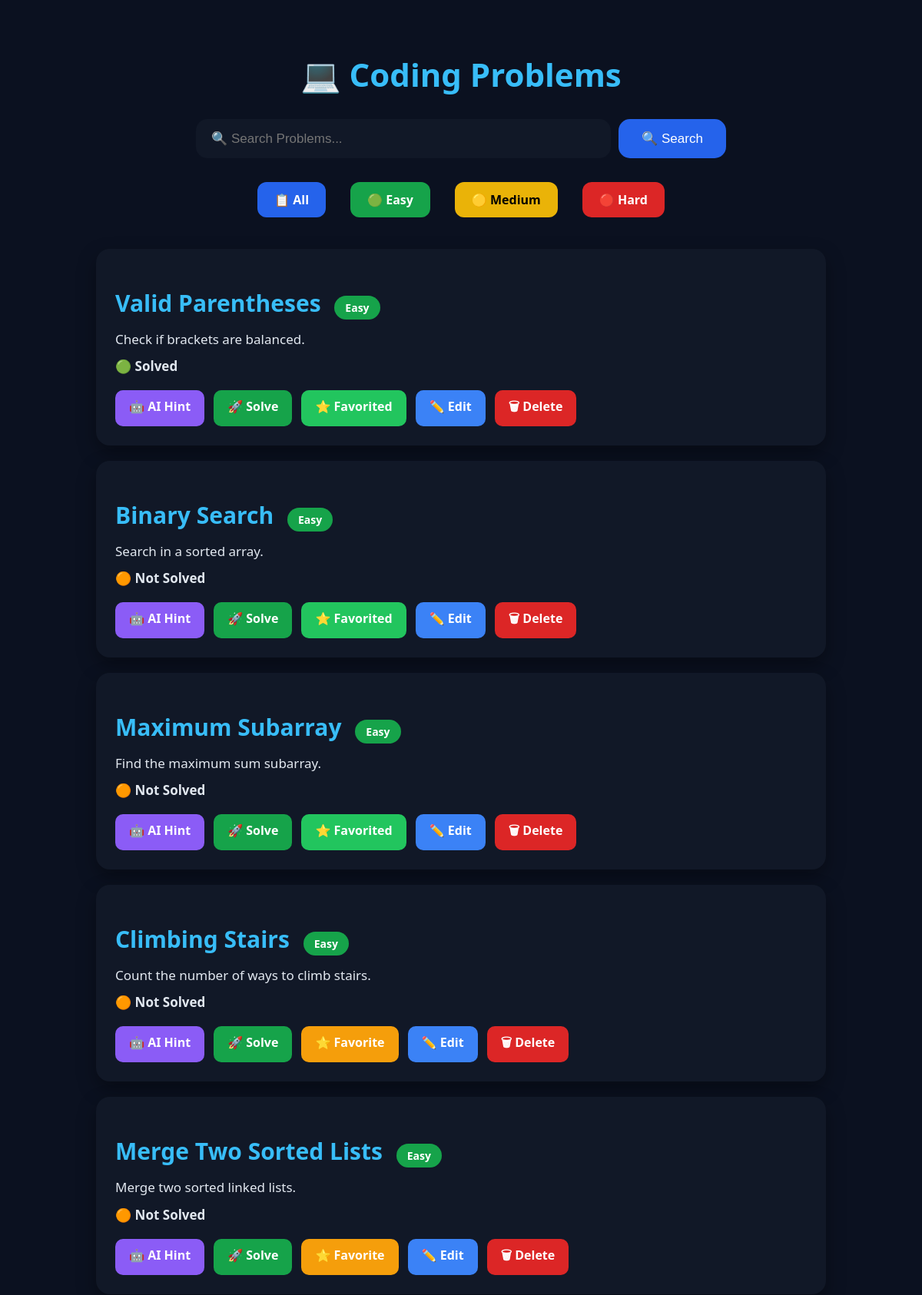
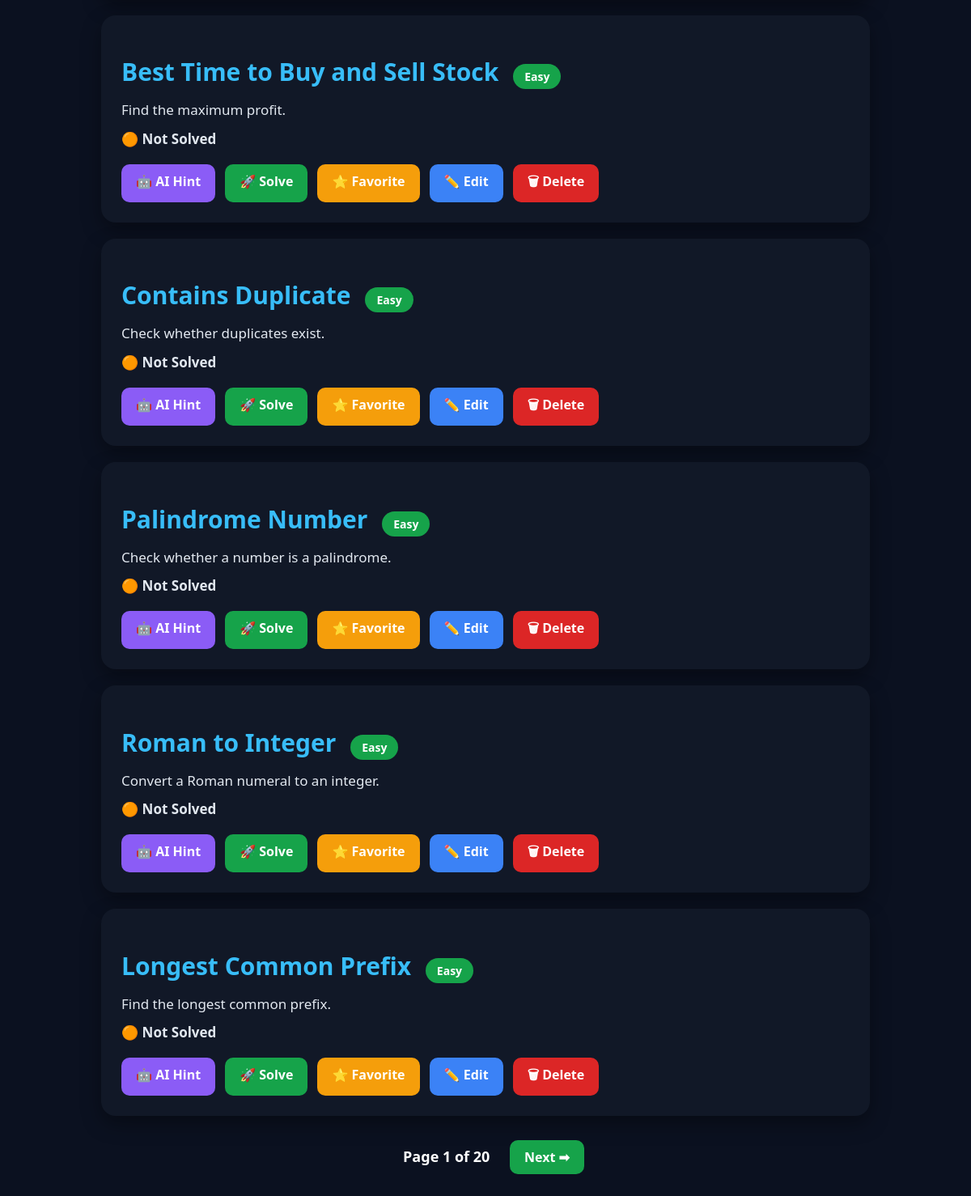
The page /problems on the database its author committed (2 pictures, top to bottom).
### tables this page shows
CREATE TABLE problems (
    id INTEGER PRIMARY KEY AUTOINCREMENT,
    title TEXT,
    difficulty TEXT,
    description TEXT,
    status TEXT,
    favorite TEXT
);

### app.py (the view)
@app.route("/problems")
def problems():
    search = request.args.get("search", "")
    difficulty = request.args.get("difficulty", "")
    page = request.args.get("page", 1, type=int)
    per_page = 10
    offset = (page - 1) * per_page
    conn = sqlite3.connect("database.db")
    cursor = conn.cursor()
    query = "SELECT * FROM problems WHERE 1=1"
    params = []
    if search:
        query += " AND title LIKE ?"
        params.append("%" + search + "%")
    if difficulty:
        query += " AND difficulty=?"
        params.append(difficulty)
    count_query = query
    cursor.execute(count_query, params)
    total = len(cursor.fetchall())
    query += " LIMIT ? OFFSET ?"
    params.extend([per_page, offset])
    cursor.execute(query, params)
    problems = cursor.fetchall()
    conn.close()
    total_pages = (total + per_page - 1) // per_page
    return render_template(
        "problems.html",
        problems=problems,
        search=search,
        difficulty=difficulty,
        page=page,
        total_pages=total_pages
    )

### templates/problems.html (shortened to what this page needs)
<!DOCTYPE html>
<html>
<head>
</head>
<body>
<h1>💻 Coding Problems</h1>
<form method="GET" action="/problems">
    <input
        type="text"
        name="search"
        placeholder="🔍 Search Problems..."
        value="{{ search }}">
    <button type="submit">
        🔍 Search
    </button>
</form>
<div class="filters">
    <a href="/problems" class="filter-btn all">
        📋 All
    </a>
    <a href="/problems?difficulty=Easy" class="filter-btn easy">
        🟢 Easy
    </a>
    <a href="/problems?difficulty=Medium" class="filter-btn medium">
        🟡 Medium
    </a>
    <a href="/problems?difficulty=Hard" class="filter-btn hard">
        🔴 Hard
    </a>
</div>
{% for problem in problems %}
<div class="card">
<h2>
{{ problem[1] }}
{% if problem[2]=="Easy" %}
<span class="badge easy">Easy</span>
{% elif problem[2]=="Medium" %}
<span class="badge medium">Medium</span>
{% else %}
<span class="badge hard">Hard</span>
{% endif %}
</h2>
<p class="description">
{{ problem[3] }}
</p>
<p class="status">
{% if problem[4]=="Solved" %}
🟢 Solved
{% else %}
🟠 Not Solved
{% endif %}
</p>
<div class="actions">
    <a href="/ai_hint/{{ problem[0] }}" class="btn ai">
        🤖 AI Hint
    </a>
    <a href="/problem/{{ problem[0] }}" class="btn solve">
    🚀 Solve
</a>
    {% if problem[5] == "Yes" %}
<a href="/favorite/{{ problem[0] }}"
   class="btn favorite"
   style="background:#22c55e;">
    ⭐ Favorited
</a>
{% else %}
<a href="/favorite/{{ problem[0] }}"
   class="btn favorite">
    ⭐ Favorite
</a>
{% endif %}
    <a href="/edit_problem/{{ problem[0] }}" class="btn edit">
        ✏️ Edit
    </a>
    <a href="/delete_problem/{{ problem[0] }}" class="btn delete">
        🗑 Delete
    </a>
</div>
</div>
{% endfor %}
<div style="text-align:center; margin-top:30px;">
    <span style="margin:0 20px;font-size:18px;font-weight:bold;">
        Page {{ page }} of {{ total_pages }}
    </span>
    {% if page < total_pages %}
        <a href="/problems?page={{ page+1 }}&search={{ search }}&difficulty={{ difficulty }}"
           class="btn solve">
            Next ➡
        </a>
    {% endif %}
</div>
</body>
</html>

### templates/problems.html (style rules this page uses)
body { background:#0b1120; color:white; font-family:'Segoe UI',sans-serif; margin:0; padding:40px; }
h1 { text-align:center; font-size:42px; color:#38bdf8; margin-bottom:30px; }
form { display:flex; justify-content:center; gap:10px; margin-bottom:25px; }
input[type=text] { width:500px; padding:15px 20px; border:none; border-radius:15px; font-size:17px; background:#111827; color:white; outline:none; }
button { background:#2563eb; color:white; border:none; border-radius:15px; padding:15px 30px; font-size:17px; cursor:pointer; transition:.3s; }
.filters { display:flex; justify-content:center; align-items:center; gap:20px; margin:20px 0 35px; flex-wrap:wrap; }
.card { background:#111827; border-radius:18px; padding:25px; margin:20px auto; max-width:900px; text-align:left; box-shadow:0 10px 25px rgba(0,0,0,.35); transition:.3s; }
.card h2 { color:#38bdf8; margin-bottom:12px; font-size:30px; }
.card p { font-size:17px; margin:10px 0; color:#e2e8f0; }
.filter-btn { display:inline-block; padding:12px 22px; margin:6px; border-radius:12px; text-decoration:none; font-weight:bold; transition:.3s; }
.all { background:#2563eb; color:white; }
.easy { background:#16a34a; color:white; }
.medium { background:#eab308; color:black; }
.hard { background:#dc2626; color:white; }
.actions { display:flex; flex-wrap:wrap; gap:12px; margin-top:20px; }
.btn { padding:10px 18px; border-radius:10px; text-decoration:none; color:white; font-weight:bold; transition:.3s; display:inline-block; }
.ai { background:#8b5cf6; }
.solve { background:#16a34a; }
.favorite { background:#f59e0b; }
.edit { background:#3b82f6; }
.delete { background:#dc2626; }
.badge { display:inline-block; padding:6px 14px; border-radius:20px; font-size:14px; font-weight:bold; margin-left:10px; }
.badge.easy { background:#16a34a; color:white; }
.status { margin-top:15px; font-size:17px; font-weight:bold; }
.description { margin-top:15px; color:#cbd5e1; line-height:1.6; font-size:16px; }

### rows shown on the page
problems: title "Valid Parentheses", difficulty "Easy", description "Check if brackets are balanced.", status "🟢 Solved"
problems: title "Binary Search", difficulty "Easy", description "Search in a sorted array.", status "🟠 Not Solved"
problems: title "Maximum Subarray", difficulty "Easy", description "Find the maximum sum subarray.", status "🟠 Not Solved"
problems: title "Climbing Stairs", difficulty "Easy", description "Count the number of ways to climb stairs.", status "🟠 Not Solved"
problems: title "Merge Two Sorted Lists", difficulty "Easy", description "Merge two sorted linked lists.", status "🟠 Not Solved"
problems: title "Best Time to Buy and Sell Stock", difficulty "Easy", description "Find the maximum profit.", status "🟠 Not Solved"
problems: title "Contains Duplicate", difficulty "Easy", description "Check whether duplicates exist.", status "🟠 Not Solved"
problems: title "Palindrome Number", difficulty "Easy", description "Check whether a number is a palindrome.", status "🟠 Not Solved"
problems: title "Roman to Integer", difficulty "Easy", description "Convert a Roman numeral to an integer.", status "🟠 Not Solved"
problems: title "Longest Common Prefix", difficulty "Easy", description "Find the longest common prefix.", status "🟠 Not Solved"

### other values the page prints
{{ page }} "1"
{{ total_pages }} "20"
